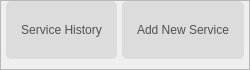
               <widget class="QFrame" name="frame_60">
                <property name="maximumSize">
                 <size>
                  <width>16777215</width>
                  <height>70</height>
                 </size>
                </property>
                <property name="frameShape">
                 <enum>QFrame::StyledPanel</enum>
                </property>
                <property name="frameShadow">
                 <enum>QFrame::Raised</enum>
                </property>
                <layout class="QHBoxLayout" name="horizontalLayout_60">
                 <property name="spacing">
                  <number>5</number>
                 </property>
                 <property name="leftMargin">
                  <number>5</number>
                 </property>
                 <property name="topMargin">
                  <number>0</number>
                 </property>
                 <property name="rightMargin">
                  <number>5</number>
                 </property>
                 <property name="bottomMargin">
                  <number>10</number>
                 </property>
                 <item>
                  <widget class="QFrame" name="serviceShadow">
                   <property name="maximumSize">
                    <size>
                     <width>16777215</width>
                     <height>60</height>
                    </size>
                   </property>
                   <property name="styleSheet">
                    <string notr="true">border-radius: 5px;
border:none;</string>
                   </property>
                   <property name="frameShape">
                    <enum>QFrame::StyledPanel</enum>
                   </property>
                   <property name="frameShadow">
                    <enum>QFrame::Raised</enum>
                   </property>
                   <layout class="QHBoxLayout" name="horizontalLayout_27">
                    <property name="spacing">
                     <number>0</number>
                    </property>
                    <property name="leftMargin">
                     <number>0</number>
                    </property>
                    <property name="topMargin">
                     <number>0</number>
                    </property>
                    <property name="rightMargin">
                     <number>0</number>
                    </property>
                    <property name="bottomMargin">
                     <number>0</number>
                    </property>
                    <item>
                     <widget class="QPushButton" name="serviceHistoryBtn">
                      <property name="sizePolicy">
                       <sizepolicy hsizetype="Expanding" vsizetype="Expanding">
                        <horstretch>0</horstretch>
                        <verstretch>0</verstretch>
                       </sizepolicy>
                      </property>
                      <property name="maximumSize">
                       <size>
                        <width>16777215</width>
                        <height>60</height>
                       </size>
                      </property>
                      <property name="styleSheet">
                       <string notr="true">QPushButton {
    border: none;
    background-color:rgb(220, 220, 220);
    color: rgb(80, 80, 80);
    font: 63 12pt &quot;Montserrat SemiBold&quot;;
    padding: 10px 15px;
    border-radius: 5px;
}


QPushButton:hover {
    background-color:rgb(194, 194, 194);
	border-radius:5px;
}
QPushButton:checked {
    background-color:rgb(252, 213, 151);   
	border-radius:5px;
    color: rgb(40, 40, 40);
	border: none;                        
}</string>
                      </property>
                      <property name="text">
                       <string>Service History</string>
                      </property>
                     </widget>
                    </item>
                   </layout>
                  </widget>
                 </item>
                 <item>
                  <widget class="QFrame" name="addServiceShadow">
                   <property name="maximumSize">
                    <size>
                     <width>16777215</width>
                     <height>60</height>
                    </size>
                   </property>
                   <property name="styleSheet">
                    <string notr="true">border-radius: 5px;
border:none;</string>
                   </property>
                   <property name="frameShape">
                    <enum>QFrame::StyledPanel</enum>
                   </property>
                   <property name="frameShadow">
                    <enum>QFrame::Raised</enum>
                   </property>
                   <layout class="QHBoxLayout" name="horizontalLayout_28">
                    <property name="spacing">
                     <number>0</number>
                    </property>
                    <property name="leftMargin">
                     <number>0</number>
                    </property>
                    <property name="topMargin">
                     <number>0</number>
                    </property>
                    <property name="rightMargin">
                     <number>0</number>
                    </property>
                    <property name="bottomMargin">
                     <number>0</number>
                    </property>
                    <item>
                     <widget class="QPushButton" name="addNewServiceBtn">
                      <property name="sizePolicy">
                       <sizepolicy hsizetype="Expanding" vsizetype="Expanding">
                        <horstretch>0</horstretch>
                        <verstretch>0</verstretch>
                       </sizepolicy>
                      </property>
                      <property name="maximumSize">
                       <size>
                        <width>16777215</width>
                        <height>60</height>
                       </size>
                      </property>
                      <property name="styleSheet">
                       <string notr="true">QPushButton {
    border: none;
    background-color:rgb(220, 220, 220);
    color: rgb(80, 80, 80);
    font: 63 12pt &quot;Montserrat SemiBold&quot;;
    padding: 10px 15px;
    border-radius: 5px;
}


QPushButton:hover {
    background-color:rgb(194, 194, 194);
	border-radius:5px;
}
QPushButton:checked {
    background-color:rgb(252, 213, 151);   
	border-radius:5px;
    color: rgb(40, 40, 40);
	border: none;                        
}</string>
                      </property>
                      <property name="text">
                       <string>Add New Service</string>
                      </property>
                     </widget>
                    </item>
                   </layout>
                  </widget>
                 </item>
                </layout>
               </widget>
